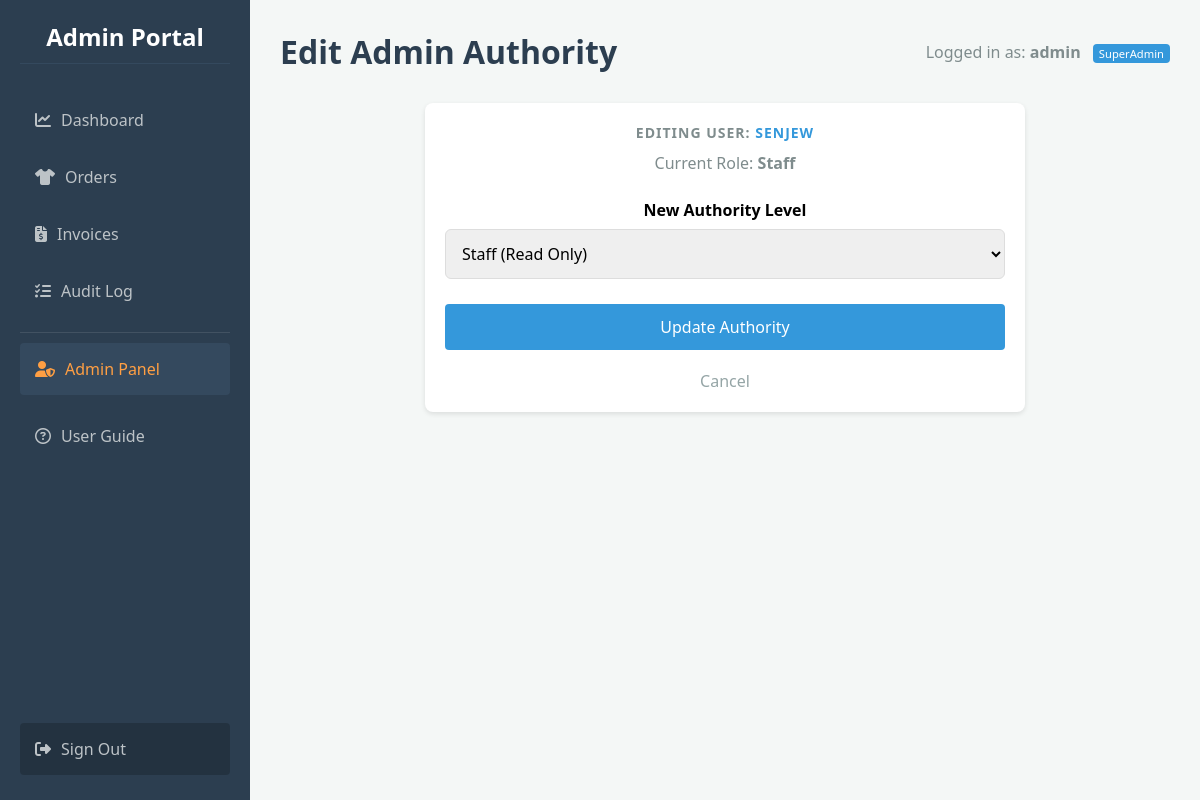
The page /admin/edit/2 (signed in) on the database as committed earlier.
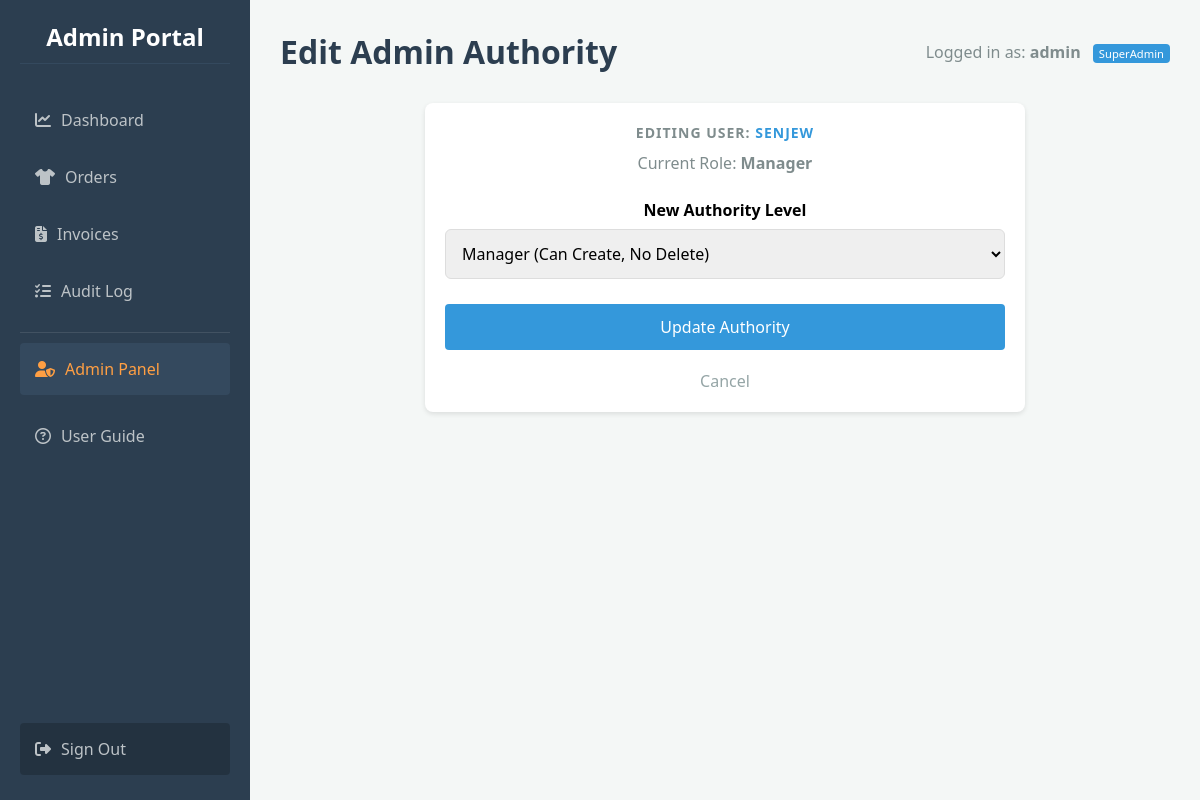
The same page on the database as committed later.
### app.py (models this page shows)
class User(db.Model):
    id = db.Column(db.Integer, primary_key=True)
    custom_id = db.Column(db.String(50), unique=True)
    username = db.Column(db.String(100), unique=True, nullable=False)
    password = db.Column(db.String(100), nullable=False)
    role = db.Column(db.String(20), default='Staff')
    is_suspended = db.Column(db.Boolean, default=False)
    must_change_password = db.Column(db.Boolean, default=False)

### app.py (the view, shortened to what this page needs)
@app.route('/admin/edit/<int:user_id>', methods=['GET', 'POST'])
@admin_required
def edit_admin(user_id):
    user = User.query.get_or_404(user_id)
    if user.id == g.user.id:
        flash("You cannot edit your own authority level.", "danger")
        return redirect(url_for('admin_panel'))
    return render_template('admin_edit.html', user=user)

### app.py (called while the page is built)
@app.before_request
def load_user():
    g.user = None
    if 'user_id' in session: g.user = User.query.get(session['user_id'])

def admin_required(f):
    @wraps(f)
    def decorated_function(*args, **kwargs):
        if not g.user or g.user.role != 'SuperAdmin':
            flash("Access Denied: You do not have permission to view this page.", "danger")
            return redirect(url_for('dashboard'))
        return f(*args, **kwargs)
    return decorated_function

### templates/admin_edit.html (shortened to what this page needs)
{% extends "base.html" %}
{% block header %}Edit Admin Authority{% endblock %}
{% block content %}
<div class="card" style="max-width: 600px; margin: 0 auto;">
    <h3>Editing User: <span style="color: #3498db;">{{ user.username }}</span></h3>
    <p style="color: #7f8c8d; margin-bottom: 25px;">Current Role: <strong>{{ user.role }}</strong></p>
    <form id="editForm" method="POST">
        <div style="margin-bottom: 25px;">
            <label style="display: block; margin-bottom: 8px; font-weight: bold;">New Authority Level</label>
            <select id="roleSelect" name="role" required style="width: 100%; padding: 12px; border: 1px solid #ddd; border-radius: 6px; font-size: 16px;">
                <option value="Staff" {% if user.role == 'Staff' %}selected{% endif %}>Staff (Read Only)</option>
                <option value="Manager" {% if user.role == 'Manager' %}selected{% endif %}>Manager (Can Create, No Delete)</option>
            </select>
        </div>
        <button type="button" class="btn btn-primary" style="width: 100%; padding: 12px; font-size: 16px;" onclick="openConfirmModal()">
            Update Authority
        </button>
    </form>
    <div style="text-align: center; margin-top: 20px;">
        <a href="{{ url_for('admin_panel') }}" style="color: #95a5a6; text-decoration: none;">Cancel</a>
    </div>
</div>
{% endblock %}

Rows that differ between the two databases and show on the page:
changed User "SENJEW": role "Staff" → "Manager"; role "Staff (Read Only)" → "Manager (Can Create, No Delete)"
